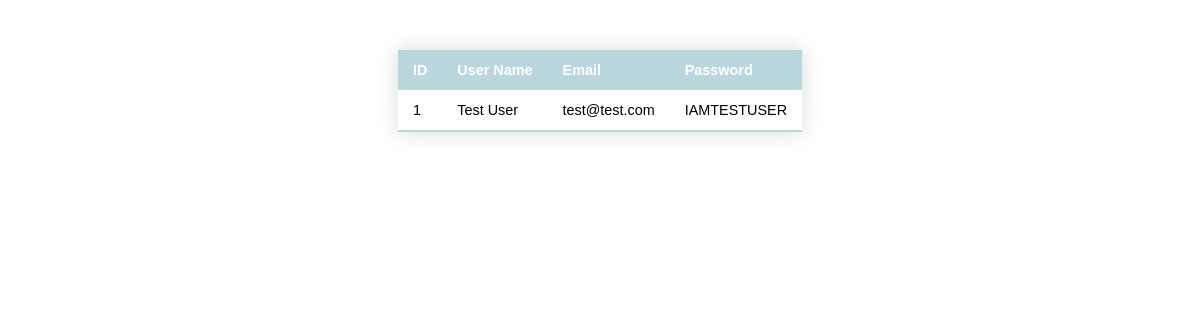
The app's page /, older data.
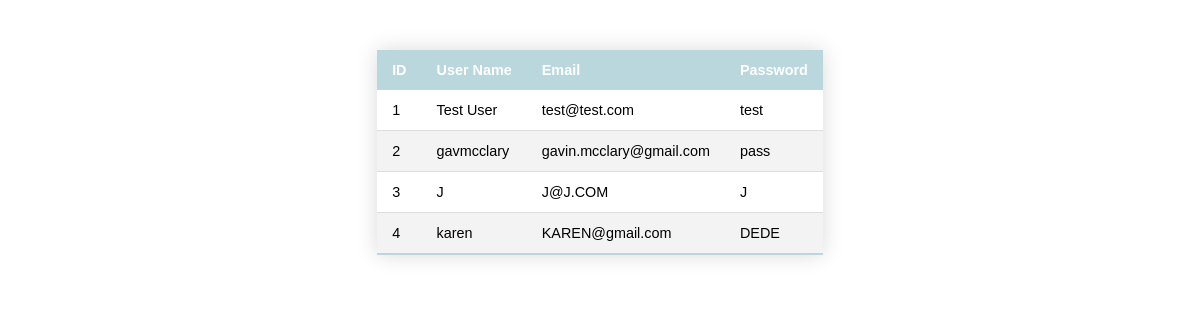
The same page, newer data.
### app.py (models this page shows, shortened)
class Users(db.Model):
    id = db.Column(db.Integer, primary_key=True)
    username = db.Column(db.String(80), unique=True, nullable=False)
    email = db.Column(db.String(120), unique=True, nullable=False)
    password = db.Column(db.String(128))

### app.py (the view)
@app.route('/')
def index():
    all_users = Users.query.all()
    return render_template('index.html', all_users=all_users)

### templates/index.html (shortened to what this page needs)
{% extends "public_template.html" %}
{% block main %}
            <table class="styled-table">
                <thead>
                    <tr>
                    <th>ID</th>
                    <th>User Name</th>
                    <th>Email</th>
                    <th>Password</th>
                    </tr>
                </thead>
                {% for user in all_users %}
                    <tr>
                        <td>{{ user.id }}</td>
                        <td>{{ user.username }}</td>
                        <td>{{ user.email }}</td>
                        <td>{{ user.password }}</td>
                    </tr>
                {% endfor %}
            </table>
{% endblock %}

### templates/public_template.html (shortened to what this page needs)
<!DOCTYPE html>
<html lang="en">
<head>
    <link rel= "stylesheet" type= "text/css" href= "{{ url_for('static',filename='styles/styles.css') }}">
</head>
<body>
    {% block main %}
    {% endblock %}
</body>
</html>

### static/styles/styles.css (style rules this page uses)
body { font-family: Arial, Helvetica, sans-serif; color: rgb(0, 0, 0); }
.styled-table { border-collapse: collapse; margin: auto; margin-top: 50px; font-size: 0.9em; font-family: Arial, Helvetica, sans-serif; min-width: 400px; box-shadow: 0 0 20px rgba(0, 0, 0, 0.15); }
.styled-table thead tr { background-color: rgb(185, 215, 221); color: #ffffff; text-align: left; }
.styled-table th, .styled-table td { padding: 12px 15px; }
.styled-table tbody tr { border-bottom: 1px solid #dddddd; }
.styled-table tbody tr:nth-of-type(even) { background-color: #f3f3f3; }
.styled-table tbody tr:last-of-type { border-bottom: 2px solid rgb(185, 215, 221); }

Row changes from the older to the newer data that the page shows:
changed Users "Test User": password "IAMTESTUSER" → "test"
added Users: id "2", username "gavmcclary", email "gavin.mcclary@gmail.com", password "pass"
added Users: id "3", username "J", email "J@J.COM", password "J"
added Users: id "4", username "karen", email "KAREN@gmail.com", password "DEDE"
